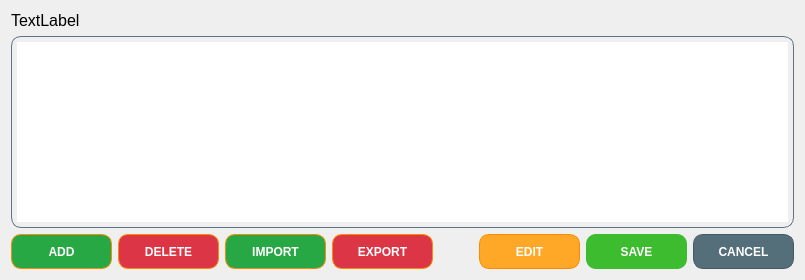
          <widget class="QWidget" name="tab_patch">
           <attribute name="title">
            <string>Patch</string>
           </attribute>
           <layout class="QVBoxLayout" name="verticalLayout_21">
            <item>
             <widget class="QLabel" name="label_fileName">
              <property name="font">
               <font>
                <pointsize>12</pointsize>
                <weight>50</weight>
                <bold>false</bold>
               </font>
              </property>
              <property name="styleSheet">
               <string notr="true">border:none;</string>
              </property>
              <property name="text">
               <string>TextLabel</string>
              </property>
             </widget>
            </item>
            <item>
             <widget class="CustomTableView" name="tableView_patch">
              <property name="styleSheet">
               <string notr="true">QTableView
{
    background: qlineargradient(
        x1:0, y1:0,
        x2:1, y2:1,
        stop:0 #5D7285,
        stop:1 #7FC8D4
    );

    color: white;
    border-radius: 10px;
    padding: 5px;
    gridline-color: #444444;
    border: 1px solid #5D7285;
}

QHeaderView::section
{
    background-color: #1B4965;
    color: white;
    padding: 6px;
    border: none;
    font-weight: bold;
}

QTableView::item:selected
{
    background-color: #81D4FA;
    color: black;
}

QScrollBar:vertical
{
    background: #2C3E50;
    width: 14px;
    border-radius: 7px;
}

QScrollBar::handle:vertical
{
    background: #81D4FA;
    border-radius: 7px;
    min-height: 30px;
}

QScrollBar::handle:vertical:hover
{
    background: #B3E5FC;
}

QScrollBar::add-line:vertical,
QScrollBar::sub-line:vertical
{
    height: 0px;
}

QScrollBar::add-page:vertical,
QScrollBar::sub-page:vertical
{
    background: none;
}

QScrollBar:horizontal
{
    background: #2C3E50;
    height: 14px;
    border-radius: 7px;
}

QScrollBar::handle:horizontal
{
    background: #81D4FA;
    border-radius: 7px;
    min-width: 30px;
}

QScrollBar::handle:horizontal:hover
{
    background: #B3EFC;
}

QScrollBar::add-line:horizontal,
QScrollBar::sub-line:horizontal
{
    width: 0px;
}

QScrollBar::add-page:horizontal,
QScrollBar::sub-page:horizontal
{
    background: none;
}</string>
              </property>
             </widget>
            </item>
            <item>
             <layout class="QHBoxLayout" name="horizontalLayout_7">
              <item>
               <widget class="QPushButton" name="pushButton_addPatchRow">
                <property name="minimumSize">
                 <size>
                  <width>101</width>
                  <height>35</height>
                 </size>
                </property>
                <property name="styleSheet">
                 <string notr="true">QPushButton
{
    background-color: #28A745;
    color: white;

    border: 1px solid #FB8C00;
    border-radius: 10px;

    padding: 8px 16px;

    font-weight: bold;
}

QPushButton:hover
{
    background-color: #FFB74D;
}

QPushButton:pressed
{
    background-color: #F57C00;

    padding-top: 10px;
    padding-left: 10px;
}</string>
                </property>
                <property name="text">
                 <string>ADD</string>
                </property>
               </widget>
              </item>
              <item>
               <widget class="QPushButton" name="pushButton_delPatchRow">
                <property name="minimumSize">
                 <size>
                  <width>101</width>
                  <height>35</height>
                 </size>
                </property>
                <property name="styleSheet">
                 <string notr="true">QPushButton
{
    background-color:#DC3545;
    color: white;

    border: 1px solid #FB8C00;
    border-radius: 10px;

    padding: 8px 16px;

    font-weight: bold;
}

QPushButton:hover
{
    background-color: #FFB74D;
}

QPushButton:pressed
{
    background-color: #F57C00;

    padding-top: 10px;
    padding-left: 10px;
}</string>
                </property>
                <property name="text">
                 <string>DELETE</string>
                </property>
               </widget>
              </item>
              <item>
               <widget class="QPushButton" name="pushButton_importPatch">
                <property name="minimumSize">
                 <size>
                  <width>101</width>
                  <height>35</height>
                 </size>
                </property>
                <property name="styleSheet">
                 <string notr="true">QPushButton
{
    background-color: #28A745;
    color: white;

    border: 1px solid #FB8C00;
    border-radius: 10px;

    padding: 8px 16px;

    font-weight: bold;
}

QPushButton:hover
{
    background-color: #FFB74D;
}

QPushButton:pressed
{
    background-color: #F57C00;

    padding-top: 10px;
    padding-left: 10px;
}</string>
                </property>
                <property name="text">
                 <string>IMPORT</string>
                </property>
               </widget>
              </item>
              <item>
               <widget class="QPushButton" name="pushButton_exportPatch">
                <property name="minimumSize">
                 <size>
                  <width>101</width>
                  <height>35</height>
                 </size>
                </property>
                <property name="styleSheet">
                 <string notr="true">QPushButton
{
    background-color:#DC3545;
    color: white;

    border: 1px solid #FB8C00;
    border-radius: 10px;

    padding: 8px 16px;

    font-weight: bold;
}

QPushButton:hover
{
    background-color: #FFB74D;
}

QPushButton:pressed
{
    background-color: #F57C00;

    padding-top: 10px;
    padding-left: 10px;
}</string>
                </property>
                <property name="text">
                 <string>EXPORT</string>
                </property>
               </widget>
              </item>
              <item>
               <spacer name="horizontalSpacer_27">
                <property name="orientation">
                 <enum>Qt::Horizontal</enum>
                </property>
                <property name="sizeHint" stdset="0">
                 <size>
                  <width>40</width>
                  <height>20</height>
                 </size>
                </property>
               </spacer>
              </item>
              <item>
               <widget class="QPushButton" name="pushButton_patchEdit">
                <property name="minimumSize">
                 <size>
                  <width>101</width>
                  <height>35</height>
                 </size>
                </property>
                <property name="styleSheet">
                 <string notr="true">QPushButton
{
    background-color: #FFA726;
    color: white;

    border: 1px solid #FB8C00;
    border-radius: 10px;

    padding: 8px 16px;

    font-weight: bold;
}

QPushButton:hover
{
    background-color: #FFB74D;
}

QPushButton:pressed
{
    background-color: #F57C00;

    padding-top: 10px;
    padding-left: 10px;
}</string>
                </property>
                <property name="text">
                 <string>EDIT</string>
                </property>
               </widget>
              </item>
              <item>
               <widget class="QPushButton" name="pushButton_patchSave">
                <property name="minimumSize">
                 <size>
                  <width>101</width>
                  <height>35</height>
                 </size>
                </property>
                <property name="styleSheet">
                 <string notr="true">QPushButton
{
    background:rgb(62, 188, 48);
    border: none;
    border-radius: 10px;
    padding: 8px;
    font-weight: bold;
    color:white;
}

QPushButton:hover
{
    background:rgb(170, 255, 127);
}

QPushButton:pressed
{
    background:#fdffc6;

    padding-top: 10px;
    padding-left: 10px;
}</string>
                </property>
                <property name="text">
                 <string>SAVE</string>
                </property>
               </widget>
              </item>
              <item>
               <widget class="QPushButton" name="pushButton_patchCancel">
                <property name="minimumSize">
                 <size>
                  <width>101</width>
                  <height>35</height>
                 </size>
                </property>
                <property name="styleSheet">
                 <string notr="true">QPushButton
{
    background-color: #546E7A;
    color: white;

    border: 1px solid #455A64;
    border-radius: 10px;

    padding: 8px 16px;

    font-weight: bold;
}

QPushButton:hover
{
    background-color: #607D8B;
}

QPushButton:pressed
{
    background-color: #455A64;

    padding-top: 10px;
    padding-left: 10px;
}</string>
                </property>
                <property name="text">
                 <string>CANCEL</string>
                </property>
               </widget>
              </item>
             </layout>
            </item>
           </layout>
          </widget>
